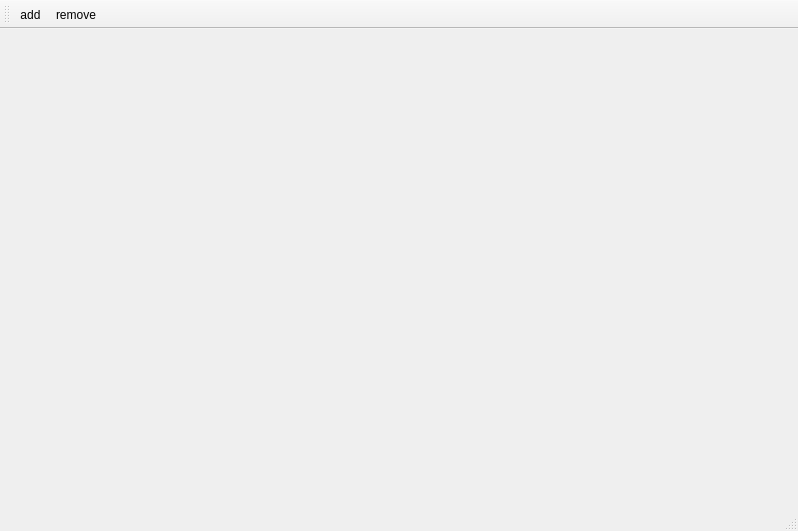
<?xml version="1.0" encoding="UTF-8"?>
<ui version="4.0">
 <class>CatalogUI</class>
 <widget class="QMainWindow" name="CatalogUI">
  <property name="geometry">
   <rect>
    <x>0</x>
    <y>0</y>
    <width>798</width>
    <height>531</height>
   </rect>
  </property>
  <property name="windowTitle">
   <string>CatalogUI</string>
  </property>
  <widget class="QWidget" name="centralwidget">
   <layout class="QHBoxLayout" name="horizontalLayout"/>
  </widget>
  <widget class="QMenuBar" name="menubar">
   <property name="geometry">
    <rect>
     <x>0</x>
     <y>0</y>
     <width>798</width>
     <height>21</height>
    </rect>
   </property>
  </widget>
  <widget class="QStatusBar" name="statusbar"/>
  <widget class="QToolBar" name="toolBar">
   <property name="windowTitle">
    <string>toolBar</string>
   </property>
   <attribute name="toolBarArea">
    <enum>TopToolBarArea</enum>
   </attribute>
   <attribute name="toolBarBreak">
    <bool>false</bool>
   </attribute>
   <addaction name="action_add_catalog"/>
   <addaction name="action_remove_catalog"/>
  </widget>
  <action name="action_add_catalog">
   <property name="text">
    <string>add</string>
   </property>
   <property name="toolTip">
    <string>add new catalog</string>
   </property>
  </action>
  <action name="action_remove_catalog">
   <property name="text">
    <string>remove</string>
   </property>
   <property name="toolTip">
    <string>remove a catalog</string>
   </property>
  </action>
 </widget>
 <resources/>
 <connections/>
</ui>
